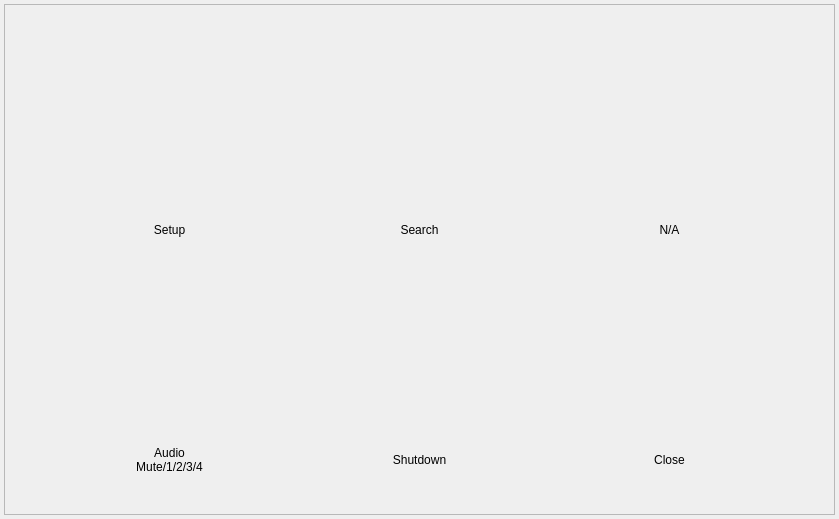
<?xml version="1.0" encoding="UTF-8"?>
<ui version="4.0">
 <class>MainMenu</class>
 <widget class="QDialog" name="MainMenu">
  <property name="enabled">
   <bool>true</bool>
  </property>
  <property name="geometry">
   <rect>
    <x>0</x>
    <y>0</y>
    <width>839</width>
    <height>519</height>
   </rect>
  </property>
  <property name="windowTitle">
   <string/>
  </property>
  <property name="sizeGripEnabled">
   <bool>false</bool>
  </property>
  <property name="modal">
   <bool>false</bool>
  </property>
  <widget class="QFrame" name="frame">
   <property name="geometry">
    <rect>
     <x>4</x>
     <y>4</y>
     <width>831</width>
     <height>511</height>
    </rect>
   </property>
   <property name="frameShape">
    <enum>QFrame::StyledPanel</enum>
   </property>
   <property name="frameShadow">
    <enum>QFrame::Raised</enum>
   </property>
   <widget class="CustomImageLabel" name="buttonSetup">
    <property name="geometry">
     <rect>
      <x>10</x>
      <y>10</y>
      <width>281</width>
      <height>251</height>
     </rect>
    </property>
    <property name="frameShape">
     <enum>QFrame::NoFrame</enum>
    </property>
    <property name="text">
     <string/>
    </property>
    <property name="alignment">
     <set>Qt::AlignHCenter|Qt::AlignTop</set>
    </property>
   </widget>
   <widget class="QLabel" name="labelSetupText">
    <property name="geometry">
     <rect>
      <x>40</x>
      <y>200</y>
      <width>251</width>
      <height>51</height>
     </rect>
    </property>
    <property name="frameShape">
     <enum>QFrame::NoFrame</enum>
    </property>
    <property name="text">
     <string>Setup</string>
    </property>
    <property name="alignment">
     <set>Qt::AlignCenter</set>
    </property>
   </widget>
   <widget class="CustomImageLabel" name="buttonNotAvailable">
    <property name="geometry">
     <rect>
      <x>540</x>
      <y>10</y>
      <width>281</width>
      <height>251</height>
     </rect>
    </property>
    <property name="frameShape">
     <enum>QFrame::NoFrame</enum>
    </property>
    <property name="text">
     <string/>
    </property>
    <property name="alignment">
     <set>Qt::AlignHCenter|Qt::AlignTop</set>
    </property>
   </widget>
   <widget class="CustomImageLabel" name="buttonAudio">
    <property name="geometry">
     <rect>
      <x>10</x>
      <y>260</y>
      <width>281</width>
      <height>241</height>
     </rect>
    </property>
    <property name="frameShape">
     <enum>QFrame::NoFrame</enum>
    </property>
    <property name="text">
     <string/>
    </property>
    <property name="alignment">
     <set>Qt::AlignHCenter|Qt::AlignTop</set>
    </property>
   </widget>
   <widget class="CustomImageLabel" name="buttonShutdown">
    <property name="geometry">
     <rect>
      <x>290</x>
      <y>260</y>
      <width>251</width>
      <height>241</height>
     </rect>
    </property>
    <property name="frameShape">
     <enum>QFrame::NoFrame</enum>
    </property>
    <property name="text">
     <string/>
    </property>
    <property name="alignment">
     <set>Qt::AlignHCenter|Qt::AlignTop</set>
    </property>
   </widget>
   <widget class="QLabel" name="labelNotAvailableText">
    <property name="geometry">
     <rect>
      <x>540</x>
      <y>200</y>
      <width>251</width>
      <height>51</height>
     </rect>
    </property>
    <property name="frameShape">
     <enum>QFrame::NoFrame</enum>
    </property>
    <property name="text">
     <string>N/A</string>
    </property>
    <property name="alignment">
     <set>Qt::AlignCenter</set>
    </property>
   </widget>
   <widget class="QLabel" name="labelAudioText">
    <property name="geometry">
     <rect>
      <x>40</x>
      <y>430</y>
      <width>251</width>
      <height>51</height>
     </rect>
    </property>
    <property name="frameShape">
     <enum>QFrame::NoFrame</enum>
    </property>
    <property name="text">
     <string>Audio
Mute/1/2/3/4</string>
    </property>
    <property name="alignment">
     <set>Qt::AlignCenter</set>
    </property>
   </widget>
   <widget class="CustomImageLabel" name="buttonClose">
    <property name="geometry">
     <rect>
      <x>540</x>
      <y>260</y>
      <width>281</width>
      <height>241</height>
     </rect>
    </property>
    <property name="frameShape">
     <enum>QFrame::NoFrame</enum>
    </property>
    <property name="text">
     <string/>
    </property>
    <property name="alignment">
     <set>Qt::AlignHCenter|Qt::AlignTop</set>
    </property>
   </widget>
   <widget class="QLabel" name="labelShutdownText">
    <property name="geometry">
     <rect>
      <x>290</x>
      <y>430</y>
      <width>251</width>
      <height>51</height>
     </rect>
    </property>
    <property name="frameShape">
     <enum>QFrame::NoFrame</enum>
    </property>
    <property name="text">
     <string>Shutdown</string>
    </property>
    <property name="alignment">
     <set>Qt::AlignCenter</set>
    </property>
   </widget>
   <widget class="QLabel" name="labelCloseText">
    <property name="geometry">
     <rect>
      <x>540</x>
      <y>430</y>
      <width>251</width>
      <height>51</height>
     </rect>
    </property>
    <property name="frameShape">
     <enum>QFrame::NoFrame</enum>
    </property>
    <property name="text">
     <string>Close</string>
    </property>
    <property name="alignment">
     <set>Qt::AlignCenter</set>
    </property>
   </widget>
   <widget class="CustomImageLabel" name="buttonSearch">
    <property name="geometry">
     <rect>
      <x>290</x>
      <y>10</y>
      <width>251</width>
      <height>251</height>
     </rect>
    </property>
    <property name="frameShape">
     <enum>QFrame::NoFrame</enum>
    </property>
    <property name="text">
     <string/>
    </property>
    <property name="alignment">
     <set>Qt::AlignHCenter|Qt::AlignTop</set>
    </property>
   </widget>
   <widget class="QLabel" name="labelSearchText">
    <property name="geometry">
     <rect>
      <x>290</x>
      <y>200</y>
      <width>251</width>
      <height>51</height>
     </rect>
    </property>
    <property name="frameShape">
     <enum>QFrame::NoFrame</enum>
    </property>
    <property name="text">
     <string>Search</string>
    </property>
    <property name="alignment">
     <set>Qt::AlignCenter</set>
    </property>
   </widget>
   <zorder>labelSetupText</zorder>
   <zorder>labelNotAvailableText</zorder>
   <zorder>labelSearchText</zorder>
   <zorder>labelShutdownText</zorder>
   <zorder>labelCloseText</zorder>
   <zorder>labelAudioText</zorder>
   <zorder>buttonShutdown</zorder>
   <zorder>buttonClose</zorder>
   <zorder>buttonNotAvailable</zorder>
   <zorder>buttonSearch</zorder>
   <zorder>buttonSetup</zorder>
   <zorder>buttonAudio</zorder>
  </widget>
 </widget>
 <customwidgets>
  <customwidget>
   <class>CustomImageLabel</class>
   <extends>QLabel</extends>
   <header>ui/customwidget/customimagelabel.h</header>
  </customwidget>
 </customwidgets>
 <resources/>
 <connections/>
</ui>
